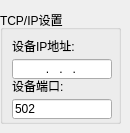
         <widget class="QWidget" name="widget1">
          <attribute name="title">
           <string>TCP</string>
          </attribute>
          <widget class="QGroupBox" name="groupBox_5">
           <property name="geometry">
            <rect>
             <x>0</x>
             <y>10</y>
             <width>121</width>
             <height>114</height>
            </rect>
           </property>
           <property name="sizePolicy">
            <sizepolicy hsizetype="Fixed" vsizetype="Fixed">
             <horstretch>0</horstretch>
             <verstretch>0</verstretch>
            </sizepolicy>
           </property>
           <property name="title">
            <string>TCP/IP设置</string>
           </property>
           <layout class="QGridLayout" name="gridLayout_3">
            <item row="0" column="0">
             <widget class="QLabel" name="label_6">
              <property name="sizePolicy">
               <sizepolicy hsizetype="Fixed" vsizetype="Fixed">
                <horstretch>0</horstretch>
                <verstretch>0</verstretch>
               </sizepolicy>
              </property>
              <property name="text">
               <string>设备IP地址:</string>
              </property>
             </widget>
            </item>
            <item row="1" column="0">
             <widget class="QLineEdit" name="ipAddressEdit">
              <property name="sizePolicy">
               <sizepolicy hsizetype="Fixed" vsizetype="Fixed">
                <horstretch>0</horstretch>
                <verstretch>0</verstretch>
               </sizepolicy>
              </property>
              <property name="minimumSize">
               <size>
                <width>100</width>
                <height>20</height>
               </size>
              </property>
              <property name="statusTip">
               <string>设备IP地址，如192.168.1.1</string>
              </property>
              <property name="layoutDirection">
               <enum>Qt::RightToLeft</enum>
              </property>
              <property name="autoFillBackground">
               <bool>false</bool>
              </property>
              <property name="inputMask">
               <string>000.000.000.000; </string>
              </property>
              <property name="text">
               <string>...</string>
              </property>
              <property name="maxLength">
               <number>15</number>
              </property>
              <property name="echoMode">
               <enum>QLineEdit::Normal</enum>
              </property>
              <property name="alignment">
               <set>Qt::AlignCenter</set>
              </property>
             </widget>
            </item>
            <item row="2" column="0">
             <widget class="QLabel" name="label_13">
              <property name="sizePolicy">
               <sizepolicy hsizetype="Fixed" vsizetype="Fixed">
                <horstretch>0</horstretch>
                <verstretch>0</verstretch>
               </sizepolicy>
              </property>
              <property name="contextMenuPolicy">
               <enum>Qt::NoContextMenu</enum>
              </property>
              <property name="text">
               <string>设备端口:</string>
              </property>
             </widget>
            </item>
            <item row="3" column="0">
             <widget class="QLineEdit" name="portEdit">
              <property name="enabled">
               <bool>true</bool>
              </property>
              <property name="sizePolicy">
               <sizepolicy hsizetype="Fixed" vsizetype="Fixed">
                <horstretch>0</horstretch>
                <verstretch>0</verstretch>
               </sizepolicy>
              </property>
              <property name="minimumSize">
               <size>
                <width>100</width>
                <height>20</height>
               </size>
              </property>
              <property name="statusTip">
               <string>Modbus TCP/IP标准端口</string>
              </property>
              <property name="text">
               <string>502</string>
              </property>
             </widget>
            </item>
           </layout>
          </widget>
         </widget>
